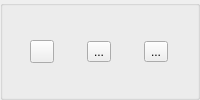
            <widget class="QGroupBox" name="group_file">
             <property name="sizePolicy">
              <sizepolicy hsizetype="Preferred" vsizetype="Maximum">
               <horstretch>0</horstretch>
               <verstretch>0</verstretch>
              </sizepolicy>
             </property>
             <property name="title">
              <string/>
             </property>
             <layout class="QHBoxLayout" name="horizontalLayout_4">
              <property name="leftMargin">
               <number>0</number>
              </property>
              <property name="topMargin">
               <number>0</number>
              </property>
              <property name="rightMargin">
               <number>0</number>
              </property>
              <property name="bottomMargin">
               <number>0</number>
              </property>
              <item>
               <widget class="QToolButton" name="button_new">
                <property name="toolTip">
                 <string>New</string>
                </property>
                <property name="icon">
                 <iconset resource="icons.qrc">
                  <normaloff>:/toolbar/icons/toolbar/toolbar1.bmp</normaloff>:/toolbar/icons/toolbar/toolbar1.bmp</iconset>
                </property>
                <property name="shortcut">
                 <string>Ctrl+N, Meta+N</string>
                </property>
               </widget>
              </item>
              <item>
               <widget class="QToolButton" name="button_open">
                <property name="toolTip">
                 <string>Open</string>
                </property>
                <property name="text">
                 <string>...</string>
                </property>
                <property name="icon">
                 <iconset resource="icons.qrc">
                  <normaloff>:/toolbar/icons/toolbar/toolbar2.bmp</normaloff>:/toolbar/icons/toolbar/toolbar2.bmp</iconset>
                </property>
                <property name="shortcut">
                 <string>Meta+O, Ctrl+O</string>
                </property>
               </widget>
              </item>
              <item>
               <widget class="QToolButton" name="button_save">
                <property name="toolTip">
                 <string>Save</string>
                </property>
                <property name="text">
                 <string>...</string>
                </property>
                <property name="icon">
                 <iconset resource="icons.qrc">
                  <normaloff>:/toolbar/icons/toolbar/toolbar3.bmp</normaloff>:/toolbar/icons/toolbar/toolbar3.bmp</iconset>
                </property>
                <property name="shortcut">
                 <string>Meta+S, Ctrl+S</string>
                </property>
               </widget>
              </item>
             </layout>
            </widget>
